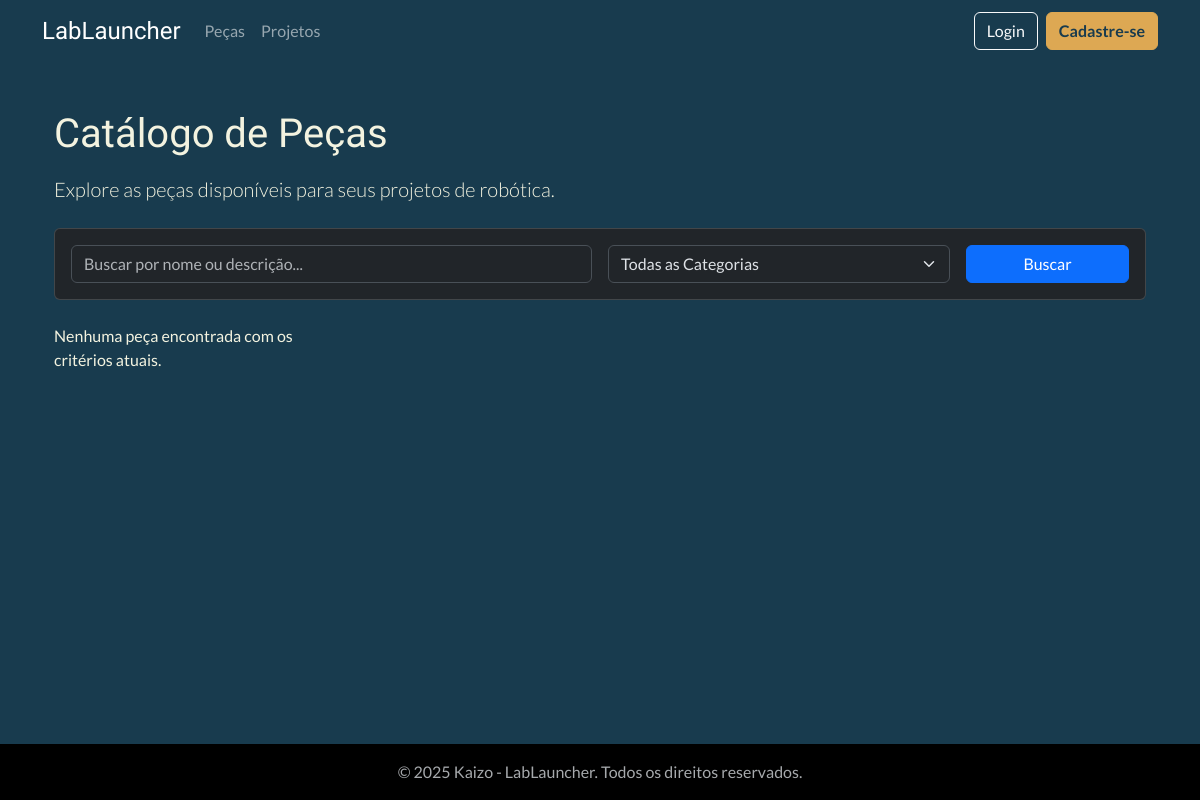
The page /catalog/parts/ on the database as committed earlier.
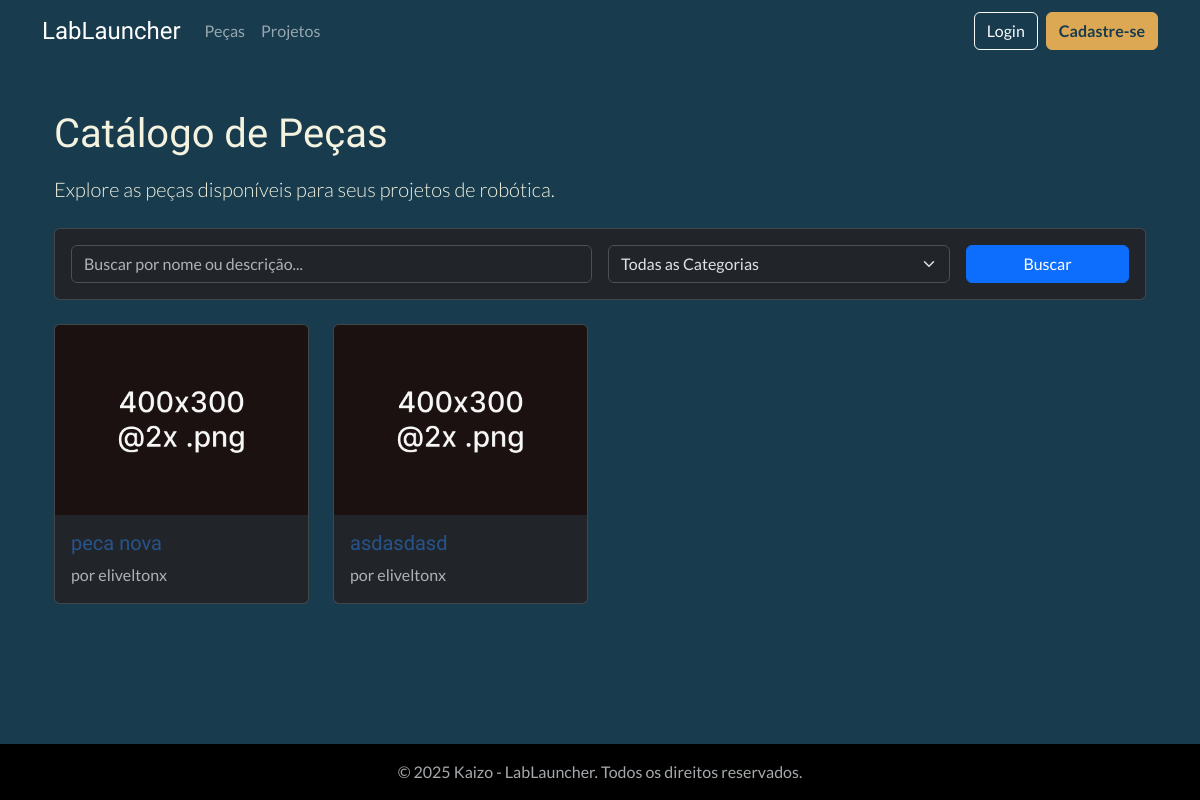
The same page on the database as committed later.
### catalog/models.py (models this page shows, shortened)
class Part(models.Model):
    STATUS_CHOICES = (('in_review', 'Em Revisão'), ('approved', 'Aprovado'), ('rejected', 'Rejeitado'))
    name = models.CharField(max_length=200, verbose_name='Nome da Peça')
    description = models.TextField(verbose_name='Descrição')
    category = models.ForeignKey(Category, on_delete=models.SET_NULL, null=True, verbose_name='Categoria')
    author = models.ForeignKey(settings.AUTH_USER_MODEL, on_delete=models.SET_NULL, null=True, verbose_name='Autor')
    stl_file = models.FileField(upload_to='parts_stl/', storage=storage_para_usar, verbose_name='Arquivo STL')
    status = models.CharField(max_length=10, choices=STATUS_CHOICES, default='in_review', verbose_name='Status')
    created_at = models.DateTimeField(auto_now_add=True, verbose_name='Data de Criação')
    updated_at = models.DateTimeField(auto_now=True, verbose_name='Última Atualização')
    class Meta:
        verbose_name = 'Peça'
        verbose_name_plural = 'Peças'
        ordering = ['-created_at']

### users/models.py (models this page shows, shortened)
class CustomUser(AbstractUser):
    profile_picture = models.ImageField(
        upload_to='profile_pics/',
        null=True,
        blank=True,
        verbose_name='Foto do Perfil'
    )
    is_approved = models.BooleanField(
        default=False,
        verbose_name='Aprovado pela Curadoria',
        help_text='Indica se o usuário foi aprovado para acessar o conteúdo.'
    )
    groups = models.ManyToManyField(
        Group,
        verbose_name='groups',
        blank=True,
        help_text='The groups this user belongs to. A user will get all permissions granted to each of their groups.',
        related_name="customuser_set", # Nome único para o acesso reverso
        related_query_name="user",
    )
    user_permissions = models.ManyToManyField(
        Permission,
        verbose_name='user permissions',
        blank=True,
        help_text='Specific permissions for this user.',
        related_name="customuser_set", # Nome único para o acesso reverso
        related_query_name="user",
    )

### catalog/views.py (the view)
# urls.py: path('parts/', PartListView.as_view(), name='part-list'),
class PartListView(ListView):
    model = Part
    template_name = 'catalog/part_list.html'
    context_object_name = 'parts'
    paginate_by = 10
    def get_queryset(self):
        queryset = super().get_queryset().filter(status='approved')
        search_query = self.request.GET.get('q')
        category_query = self.request.GET.get('category')
        if search_query:
            queryset = queryset.filter(
                Q(name__icontains=search_query) |
                Q(description__icontains=search_query)
            )
        if category_query:
            queryset = queryset.filter(category__id=category_query)
        return queryset.order_by('-created_at')
    def get_context_data(self, **kwargs):
        context = super().get_context_data(**kwargs)
        context['categories'] = Category.objects.all()
        return context

### catalog/templates/catalog/part_list.html (shortened to what this page needs)
{% extends "base.html" %}
{% load static %}
{% block content %}
<div class="container mt-4">
    <h1 class="mb-3">Catálogo de Peças</h1>
    <p class="lead mb-4">Explore as peças disponíveis para seus projetos de robótica.</p>
    <div class="card bg-dark mb-4">
        <div class="card-body">
            <form method="get" action="{% url 'catalog:part-list' %}" class="row g-3 align-items-center">
                <div class="col-md-6">
                    <input type="text" name="q" class="form-control" placeholder="Buscar por nome ou descrição..." value="{{ request.GET.q }}">
                </div>
                <div class="col-md-4">
                    <select name="category" class="form-select">
                        <option value="">Todas as Categorias</option>
                    </select>
                </div>
                <div class="col-md-2">
                    <button type="submit" class="btn btn-primary w-100">Buscar</button>
                </div>
            </form>
        </div>
    </div>
    <div class="row row-cols-1 row-cols-sm-2 row-cols-md-3 row-cols-lg-4 g-4">
        {% for part in parts %}
        <div class="col">
            <div class="card h-100 text-bg-dark">
                <img src= "{% static 'images/placeholder.png' %}" class="card-img-top" alt="{{ part.name }}">
                <div class="card-body d-flex flex-column">
                    <h5 class="card-title">
                        <a href="{% url 'catalog:part-detail' part.pk %}" class="stretched-link">{{ part.name }}</a>
                    </h5>
                    <p class="card-text text-muted">por {{ part.author.username }}</p>
                </div>
            </div>
        </div>
        {% empty %}
            <div class="col">
                <p>Nenhuma peça encontrada com os critérios atuais.</p>
            </div>
        {% endfor %}
    </div>
    {% load query_transforms %}
</div>
{% endblock %}

### templates/base.html (shortened to what this page needs)
{% load static %}
<!DOCTYPE html>
<html lang="pt-br" data-bs-theme="dark"> <head>
    <link href="https://cdn.jsdelivr.net/npm/bootstrap@5.3.3/dist/css/bootstrap.min.css" rel="stylesheet">
    <link rel="stylesheet" href="{% static 'css/custom.css' %}">
</head>
<body class="d-flex flex-column min-vh-100">
    <header class="mb-4">
        <nav class="navbar navbar-expand-lg navbar-dark" style="background-color: #183b4e;">
            <div class="container">
                <a class="navbar-brand fs-4" style="font-family: 'Exo 2', sans-serif;" href="{% url 'home' %}">LabLauncher</a>
                <div class="collapse navbar-collapse" id="navbarNav">
                    <ul class="navbar-nav me-auto mb-2 mb-lg-0">
                        <li class="nav-item"><a class="nav-link" href="{% url 'catalog:part-list' %}">Peças</a></li>
                        <li class="nav-item"><a class="nav-link" href="{% url 'catalog:project-list' %}">Projetos</a></li>
                        </ul>
                    <div class="d-flex">
                        {% if user.is_authenticated %}
                            <div class="nav-item dropdown">
                                <a class="nav-link dropdown-toggle" href="#" role="button" data-bs-toggle="dropdown">
                                    Olá, {{ user.username }}
                                </a>
                                <ul class="dropdown-menu">
                                    <li><a class="dropdown-item" href="{% url 'dashboard' %}">Meu Dashboard</a></li>
                                    {% if user.is_staff %}
                                        <li><a class="dropdown-item" href="{% url 'submission:curation-queue' %}">Fila de Curadoria</a></li>
                                    {% endif %}
                                    <li><hr class="dropdown-divider"></li>
                                    <li>
                                        <form method="post" action="{% url 'account_logout' %}">
                                            {% csrf_token %}
                                            <button class="dropdown-item" type="submit">Sair</button>
                                        </form>
                                    </li>
                                </ul>
                            </div>
                        {% else %}
                            <a href="{% url 'account_login' %}" class="btn btn-outline-light me-2">Login</a>
                            <a href="{% url 'account_signup' %}" class="btn btn-accent">Cadastre-se</a>
                        {% endif %}
                    </div>
                </div>
            </div>
        </nav>
    </header>
    <main class="container flex-grow-1">
        {% block content %}
        {% endblock %}
    </main>
    <footer class="mt-auto py-3" style="background-color: #000;">
        <div class="container text-center">
            <span class="text-muted">© {% now "Y" %} Kaizo - LabLauncher. Todos os direitos reservados.</span>
            </div>
    </footer>
</body>
</html>

### static/css/custom.css (style rules this page uses)
body { background-color: #183b4e; color: #f3f3e0; font-family: 'Lato', sans-serif; }
h1, h2, h3, h4, h5, h6 { font-family: 'Exo 2', sans-serif; color: #f3f3e0; }
a { color: #27548a; text-decoration: none; }
.btn-accent { background-color: #dda853; border-color: #dda853; color: #183b4e; font-weight: bold; }

Rows that differ between the two databases and show on the page:
added Part: name "peca nova", author.username "eliveltonx"
added Part: name "asdasdasd", author.username "eliveltonx"
Other text that changed with them:
text no longer shown: "Nenhuma peça encontrada com os critérios atuais."
